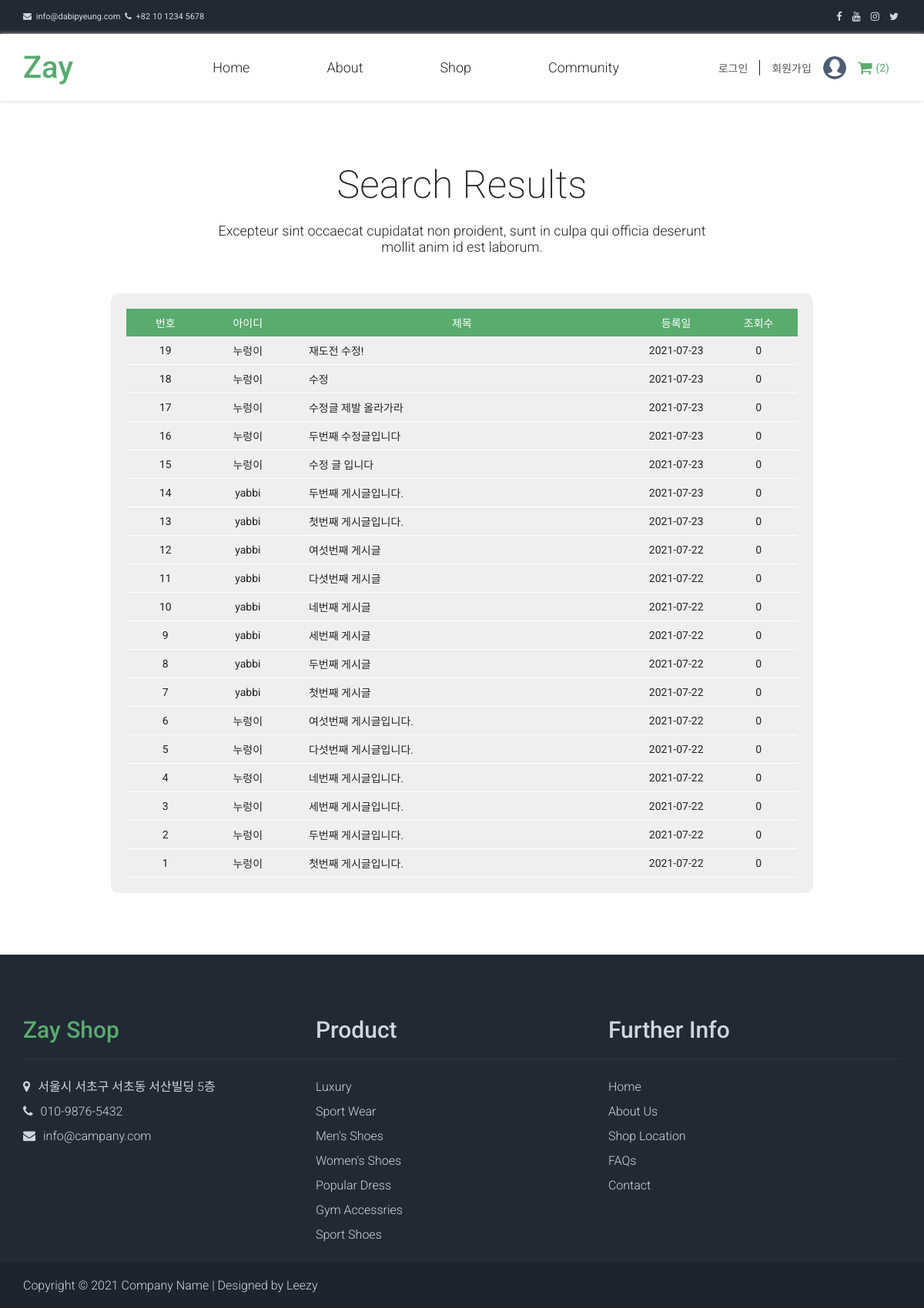
The app's page /pages/menu_page/community_search.php with its own data.
### tables this page shows
CREATE TABLE `zay_comm` (
  `ZAY_comm_idx` int(11) NOT NULL COMMENT '고유번호',
  `ZAY_comm_id` varchar(20) NOT NULL COMMENT '글쓰기 아이디',
  `ZAY_comm_tit` varchar(50) NOT NULL COMMENT '글쓰기 제목',
  `ZAY_comm_con` text NOT NULL COMMENT '글쓰기 내용',
  `ZAY_comm_reg` varchar(20) NOT NULL COMMENT '글 등록일',
  `ZAY_comm_hit` int(11) NOT NULL COMMENT '글 조회수'
);

### pages/menu_page/community_search.php (the view, shortened to what this page needs)
<!DOCTYPE html>
<html lang="en">
<head>
  <link rel="stylesheet" href="https://cdnjs.cloudflare.com/ajax/libs/font-awesome/4.7.0/css/font-awesome.css" />
  <link rel="stylesheet" href="/zay/css/reset.css">
  <link rel="stylesheet" href="/zay/css/style.css">
  <link rel="stylesheet" href="/zay/css/media.css">
</head>
<body>
  <?php include $_SERVER["DOCUMENT_ROOT"]."/zay/include/header.php"; ?>
  <section class="community">
    <div class="center">
      <div class="tit_box">
        <h2>Search Results</h2>
        <p>Excepteur sint occaecat cupidatat non proident, sunt in culpa qui officia deserunt<br> mollit anim id est
          laborum.</p>
      </div>
      <div class="comm_table comm_center">
        <ul class="comm_row">
          <li class="comm_tit">
            <span>번호</span>
            <span>아이디</span>
            <span>제목</span>
            <span>등록일</span>
            <span>조회수</span>
          </li>
          <?php
        $search_select = $_POST['qna_search'];
        $search_input = $_POST['search_txt'];
        if($search_select == 'id_search'){
          $sql_search = "SELECT * FROM zay_comm WHERE ZAY_comm_id LIKE '%$search_input%' ORDER BY ZAY_comm_idx DESC";
        } else {
          $sql_search = "SELECT * FROM zay_comm WHERE ZAY_comm_tit LIKE '%$search_input%' ORDER BY ZAY_comm_idx DESC";
        }
        $search_result = mysqli_query($dbConn, $sql_search);
        $search_result_num = mysqli_num_rows($search_result);
        if(!$search_result_num){
          echo "
            <li>데이터가 존재하지 않습니다. 검색 조건 및 검색어를 확인해 주세요.</li>
          ";
        } else {
          while($search_result_row = mysqli_fetch_array($search_result)){
            $search_idx = $search_result_row['ZAY_comm_idx'];
            $search_id = $search_result_row['ZAY_comm_id'];
            $search_tit = $search_result_row['ZAY_comm_tit'];
            $search_reg = $search_result_row['ZAY_comm_reg'];
            $search_hit = $search_result_row['ZAY_comm_hit'];
        ?>
          <li class="comm_con">
            <span><?=$search_idx?></span>
            <span><?=$search_id?></span>
            <span><a
                href="/zay/pages/menu_page/community_details.php?detail_idx=<?=$search_idx?>"><?=$search_tit?></a></span>
            <span><?=$search_reg?></span>
            <span><?=$search_hit?></span>
          </li>
          <?php } } ?>
        </ul>
      </div>
    </div>
  </section>
  <?php include $_SERVER["DOCUMENT_ROOT"]."/zay/include/footer.php"; ?>
</body>
</html>

### css/style.css (style rules this page uses)
.comm_center { width:80%; margin:auto; }
.community .comm_table { background:#efefef; padding:20px; border-radius:10px; }
.community .comm_table li { padding:8px; display:flex; }
.community .comm_table li span { text-align:center; }
.community .comm_table li span:nth-child(1) { width:10%; }
.community .comm_table li span:nth-child(2) { width:15%; }
.community .comm_table li span:nth-child(3) { width:50%; }
.community .comm_table li span:nth-child(4) { width:15%; }
.community .comm_table li span:nth-child(5) { width:10%; }
.community .comm_table li.comm_tit { background:#59ab6e; color:#fff; }
.community .comm_table li.comm_con { border-bottom:1px solid #fff; }
.community .comm_table li.comm_con span { display:flex; align-items: center; justify-content: center; }
.community .comm_table li.comm_con span:nth-child(3) { justify-content: flex-start; padding-left:15px; }

### records on screen
zay_comm: ZAY_comm_idx "19", ZAY_comm "누렁이", ZAY_comm_tit "재도전 수정!", ZAY_comm_reg "2021-07-23", ZAY_comm_hit "0"
zay_comm: ZAY_comm_idx "18", ZAY_comm "누렁이", ZAY_comm_tit "수정", ZAY_comm_reg "2021-07-23", ZAY_comm_hit "0"
zay_comm: ZAY_comm_idx "17", ZAY_comm "누렁이", ZAY_comm_tit "수정글 제발 올라가라", ZAY_comm_reg "2021-07-23", ZAY_comm_hit "0"
zay_comm: ZAY_comm_idx "16", ZAY_comm "누렁이", ZAY_comm_tit "두번째 수정글입니다", ZAY_comm_reg "2021-07-23", ZAY_comm_hit "0"
zay_comm: ZAY_comm_idx "15", ZAY_comm "누렁이", ZAY_comm_tit "수정 글 입니다", ZAY_comm_reg "2021-07-23", ZAY_comm_hit "0"
zay_comm: ZAY_comm_idx "14", ZAY_comm "yabbi", ZAY_comm_tit "두번째 게시글입니다.", ZAY_comm_reg "2021-07-23", ZAY_comm_hit "0"
zay_comm: ZAY_comm_idx "13", ZAY_comm "yabbi", ZAY_comm_tit "첫번째 게시글입니다.", ZAY_comm_reg "2021-07-23", ZAY_comm_hit "0"
zay_comm: ZAY_comm_idx "12", ZAY_comm "yabbi", ZAY_comm_tit "여섯번째 게시글", ZAY_comm_reg "2021-07-22", ZAY_comm_hit "0"
zay_comm: ZAY_comm_idx "11", ZAY_comm "yabbi", ZAY_comm_tit "다섯번째 게시글", ZAY_comm_reg "2021-07-22", ZAY_comm_hit "0"
zay_comm: ZAY_comm_idx "10", ZAY_comm "yabbi", ZAY_comm_tit "네번째 게시글", ZAY_comm_reg "2021-07-22", ZAY_comm_hit "0"
zay_comm: ZAY_comm_idx "9", ZAY_comm "yabbi", ZAY_comm_tit "세번째 게시글", ZAY_comm_reg "2021-07-22", ZAY_comm_hit "0"
zay_comm: ZAY_comm_idx "8", ZAY_comm "yabbi", ZAY_comm_tit "두번째 게시글", ZAY_comm_reg "2021-07-22", ZAY_comm_hit "0"
zay_comm: ZAY_comm_idx "7", ZAY_comm "yabbi", ZAY_comm_tit "첫번째 게시글", ZAY_comm_reg "2021-07-22", ZAY_comm_hit "0"
zay_comm: ZAY_comm_idx "6", ZAY_comm "누렁이", ZAY_comm_tit "여섯번째 게시글입니다.", ZAY_comm_reg "2021-07-22", ZAY_comm_hit "0"
zay_comm: ZAY_comm_idx "5", ZAY_comm "누렁이", ZAY_comm_tit "다섯번째 게시글입니다.", ZAY_comm_reg "2021-07-22", ZAY_comm_hit "0"
zay_comm: ZAY_comm_idx "4", ZAY_comm "누렁이", ZAY_comm_tit "네번째 게시글입니다.", ZAY_comm_reg "2021-07-22", ZAY_comm_hit "0"
zay_comm: ZAY_comm_idx "3", ZAY_comm "누렁이", ZAY_comm_tit "세번째 게시글입니다.", ZAY_comm_reg "2021-07-22", ZAY_comm_hit "0"
zay_comm: ZAY_comm_idx "2", ZAY_comm "누렁이", ZAY_comm_tit "두번째 게시글입니다.", ZAY_comm_reg "2021-07-22", ZAY_comm_hit "0"
zay_comm: ZAY_comm_idx "1", ZAY_comm "누렁이", ZAY_comm_tit "첫번째 게시글입니다.", ZAY_comm_reg "2021-07-22", ZAY_comm_hit "0"
